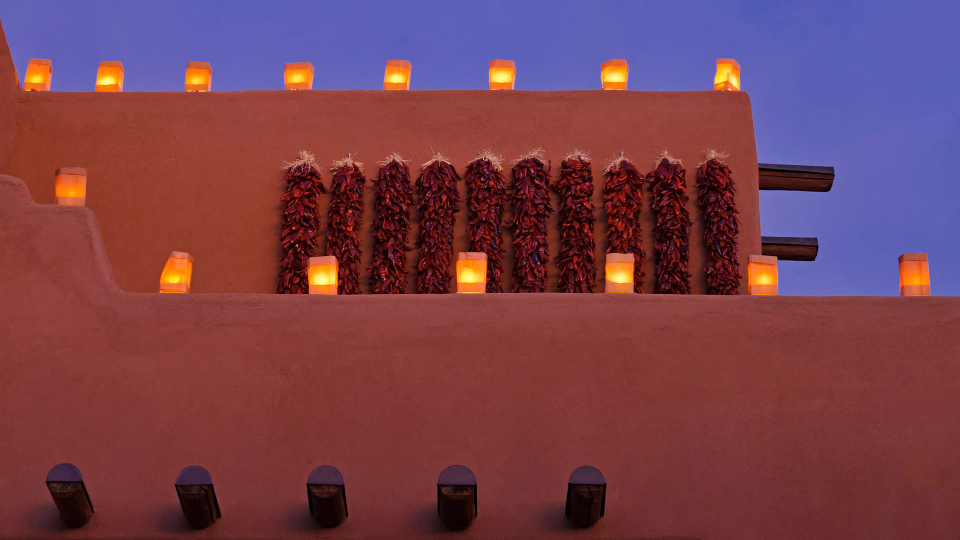
#> input picture python/image/e.jpg, 1920 x 1080 px, found by its file name (shown at 1/2 size)
$ python k-means.py
#> lines starting #> are read from the running program, lines starting #| are printed output that depends on the picture
# -*- coding: utf-8 -*-
import math
import numpy as np
import matplotlib.pyplot as plt
from PIL import Image
from mpl_toolkits.mplot3d import Axes3D
from sklearn.cluster import KMeans

def sample(length):
    res = []
    interval = math.ceil(length/50)
    val = 0
    while val<=length:
        res.append(val)
        val+=interval
    return res

data = []
im = Image.open(r'image\e.jpg')
#> im is the input picture: PIL image 1920x1080 RGB; mean R, G, B 118.4, 63.8, 77.6
pix = im.load()
width = im.size[0]
#> width = 1920
height = im.size[1]
#> height = 1080
for x in sample(width):
    for y in sample(height):
        r, g, b = pix[x, y]
        data.append([r, g, b])
#> after the loop, data = 2500 items, first 6: [99, 95, 182], [101, 98, 179], [146, 39, 21], [141, 55, 42], [135, 55, 44], [133, 56, 40]

data = np.array(data)
#> data = 2500 rows, first 8: [99, 95, 182], [101, 98, 179], [146, 39, 21], [141, 55, 42], [135, 55, 44], [133, 56, 40], [142, 60, 49], [140, 56, 46]

# K-means聚类获取数据
estimator = KMeans(n_clusters=4)            # 构造聚类器
estimator.fit(data)                         # 聚类
label_pred = estimator.labels_              # 获取聚类标签
centroids = estimator.cluster_centers_      # 获取聚类中心
inertia = estimator.inertia_                # 获取聚类准则的总和
#print(label_pred)
print(centroids)
#print(inertia)

# 绘制结果
ax = plt.subplot(projection='3d')  # 创建一个三维的绘图工程
plt.title("K-means Result Disply")
'''
color_list = []
for i in centroids:
    color_list.append(i/256)
'''
color_list = []
for center in centroids:        #将簇标记为质心的颜色
    color = []
    for i in center:
        color.append(i/255)
    color_list.append(color)

color_list=['r','y','g','b']

points = []
for i in label_pred:
    points.append(color_list[i])
ax.scatter(data[:, 2], data[:, 0], data[:, 1], c=points, alpha=0.1)
ax.scatter(centroids[:, 2], centroids[:, 0], centroids[:, 1],
           marker='s', c=color_list, s=100, alpha=1)


#ax.scatter(data[:, 0], data[:, 1], data[:, 2])
ax.set_zlabel('Green')  # 坐标轴
ax.set_ylabel('Red')
ax.set_xlabel('Blue')
plt.draw()
plt.pause(100)
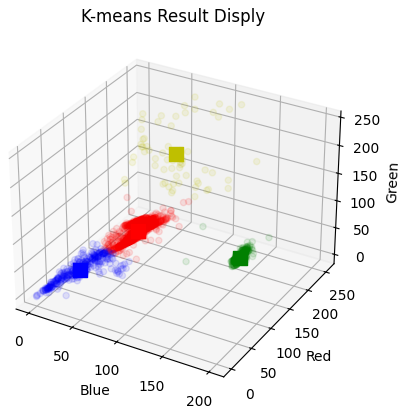
#> figure drawn by matplotlib, 1 panel
plt.savefig('../3D View/K-means2.jpg')
plt.close()
